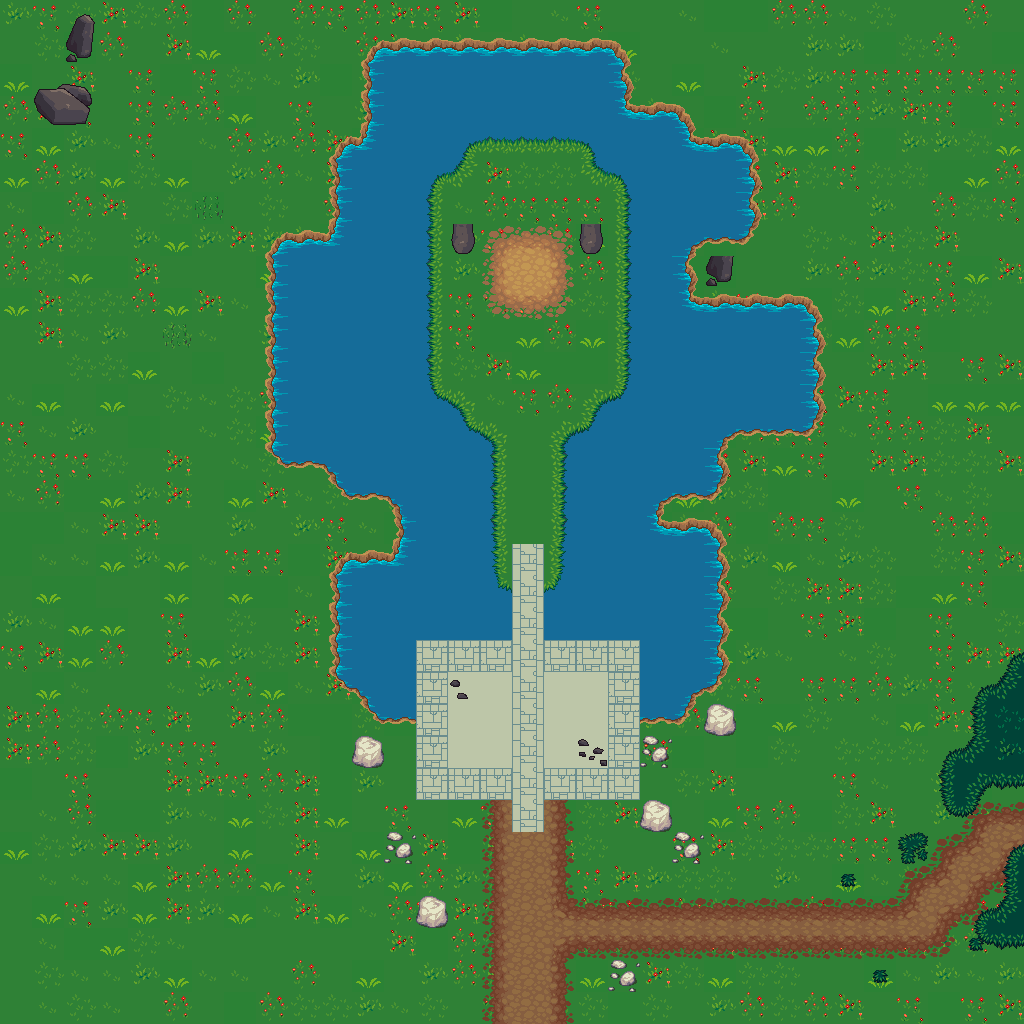

A 2D game scene composited from a Tiled map and its tileset images. What follows is a short description and the map's XML, with each tile layer's data collapsed to a summary:
An orthogonal 32x32 tile map with 32x32 px tiles, 3 tile layers (Ground 0, Ground 1, Ground 2), 2 hidden layers not drawn and 3 objects (2x Exit, Spawn).

<map version="1.2" tiledversion="1.2.3" orientation="orthogonal" renderorder="left-down" width="32" height="32" tilewidth="32" tileheight="32" infinite="0" nextlayerid="7" nextobjectid="7">
 <tileset firstgid="1" source="terrain.tsx" />
 <layer id="1" name="Ground 0" width="32" height="32">
  <data>[1024 cells, 1024 non-empty, 11 distinct tile ids]</data>
 </layer>
 <layer id="2" name="Ground 1" width="32" height="32">
  <data>[1024 cells, 267 non-empty, 54 distinct tile ids]</data>
 </layer>
 <layer id="4" name="Ground 2" width="32" height="32">
  <data>[1024 cells, 39 non-empty, 27 distinct tile ids]</data>
 </layer>
 <layer id="6" name="Ceiling 0" width="32" height="32" visible="0">
  <data>[1024 cells, 3 non-empty, 2 distinct tile ids]</data>
 </layer>
 <objectgroup id="5" name="Objects" visible="0">
  <object id="4" name="Exit to the village" type="Exit" gid="926" x="480" y="1024" width="96" height="32">
   <properties>
    <property name="ExitLocationId" value="VillageNorth" />
    <property name="ShowOnStart" type="bool" value="true" />
    <property name="ShowOnStartOrder" type="int" value="1" />
   </properties>
  </object>
  <object id="5" name="Exit to dark forest" type="Exit" gid="926" x="992" y="864" width="32" height="96">
   <properties>
    <property name="ExitLocationId" value="DarkForest" />
    <property name="ShowOnStart" type="bool" value="true" />
    <property name="ShowOnStartOrder" type="int" value="2" />
   </properties>
  </object>
  <object id="6" name="Spawn" type="Spawn" gid="926" x="512" y="288" width="32" height="32" />
 </objectgroup>
 <layer id="3" name="Pass" width="32" height="32" visible="0">
  <data>[1024 cells, 394 non-empty, 14 distinct tile ids]</data>
 </layer>
</map>